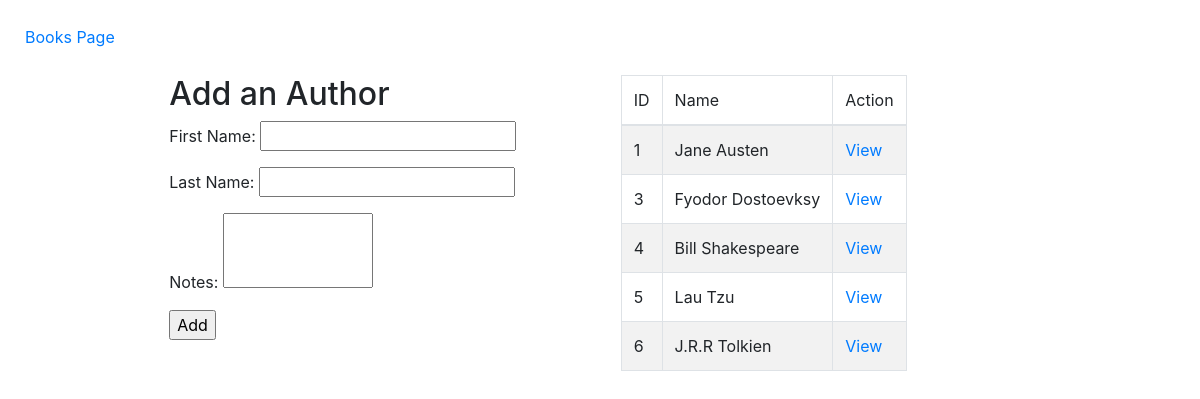
Screenshot of /authors/ with the database file from the repository.
### books_authors_app/models.py (models this page shows)
class Author(models.Model):
    first_name = models.CharField(max_length=255)
    last_name = models.CharField(max_length=255)
    books = models.ManyToManyField(Book, related_name="authors")
    notes = models.TextField(default='Description Here')
    created_at = models.DateTimeField(auto_now_add=True)
    updated_at = models.DateTimeField(auto_now=True)

### books_authors_app/views.py (the view)
# urls.py: path('authors/', authors),
def authors(request):
    data = {
        "all_authors": Author.objects.all()
    }
    return render(request, "authors.html", data)

### books_authors_app/templates/authors.html (shortened to what this page needs)
<!DOCTYPE html>
<html>
  <head>
    <link
      rel="stylesheet"
      href="https://stackpath.bootstrapcdn.com/bootstrap/4.2.1/css/bootstrap.min.css"
    />
  </head>
  <body>
    <a href="/">Books Page</a>
    <div>
      <h2>Add an Author</h2>
      <form action="/add_author" method="post">
        <p>First Name: <input type="text" name="fname" /></p>
        <p>Last Name: <input type="text" name="lname" /></p>
        <p>Notes: <textarea name="notes"></textarea></p>
        <input type="submit" value="Add" />
      </form>
    </div>
    <div>
      <table class="table table-striped table-bordered">
        <thead class="thead-light">
          <tr>
            <td>ID</td>
            <td>Name</td>
            <td>Action</td>
          </tr>
        </thead>
        <tbody>
          {% for author in all_authors %}
          <tr>
            <td>{{ author.id }}</td>
            <td>{{ author.first_name }} {{ author.last_name }}</td>
            <td><a href="/authors/{{ author.id }}">View</a></td>
          </tr>
          {% endfor %}
        </tbody>
      </table>
    </div>
  </body>
</html>

### books_authors_app/templates/authors.html (style rules this page uses)
body { padding: 25px; }
div { margin: 50px; display: inline-block; vertical-align: top; }
textarea { height: 75px; width: 150px; resize: none; }

### rows the page displays
Author: id "1", first_name "Jane", last_name "Austen"
Author: id "3", first_name "Fyodor", last_name "Dostoevksy"
Author: id "4", first_name "Bill", last_name "Shakespeare"
Author: id "5", first_name "Lau", last_name "Tzu"
Author: id "6", first_name "J.R.R", last_name "Tolkien"
